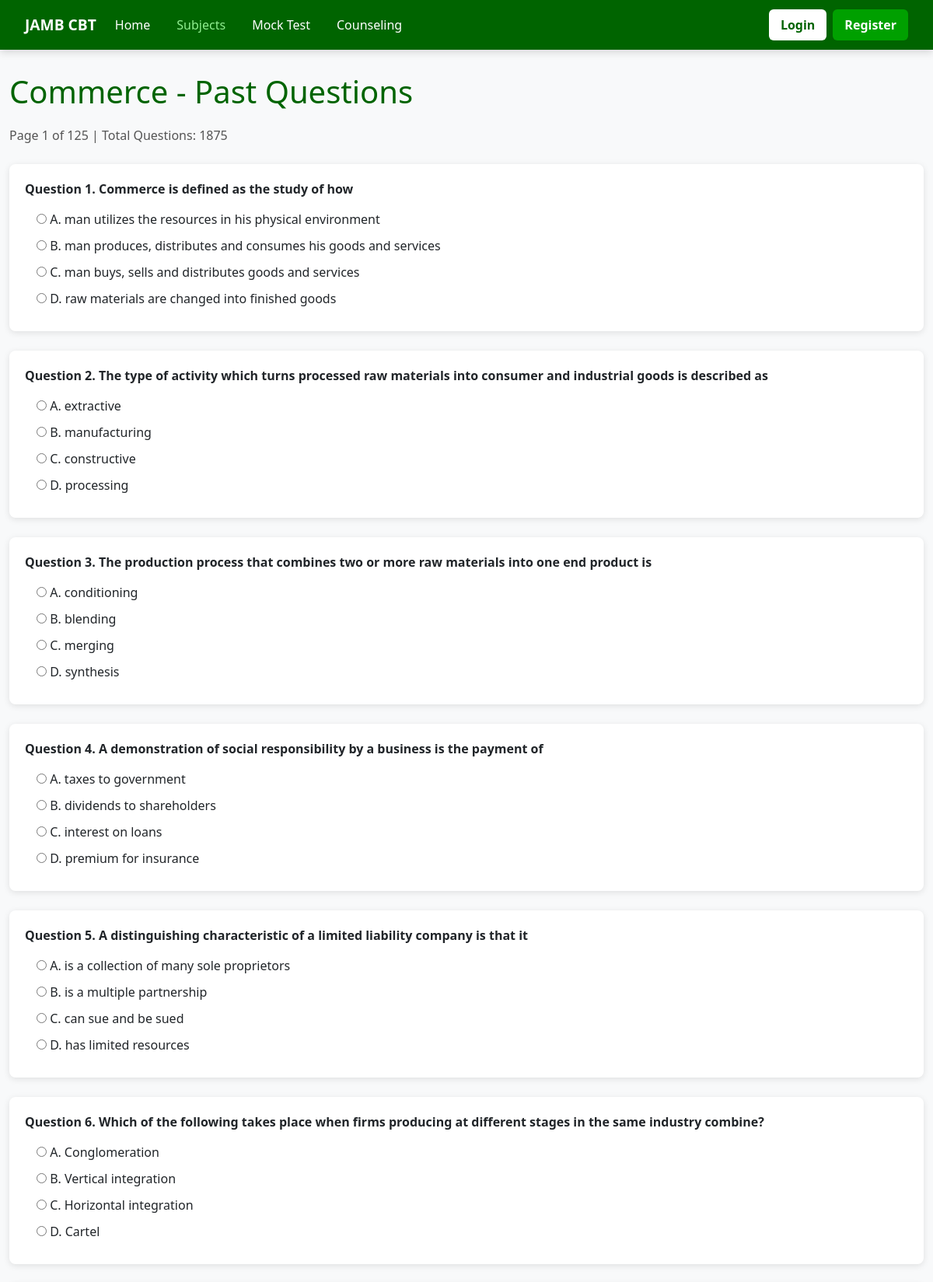
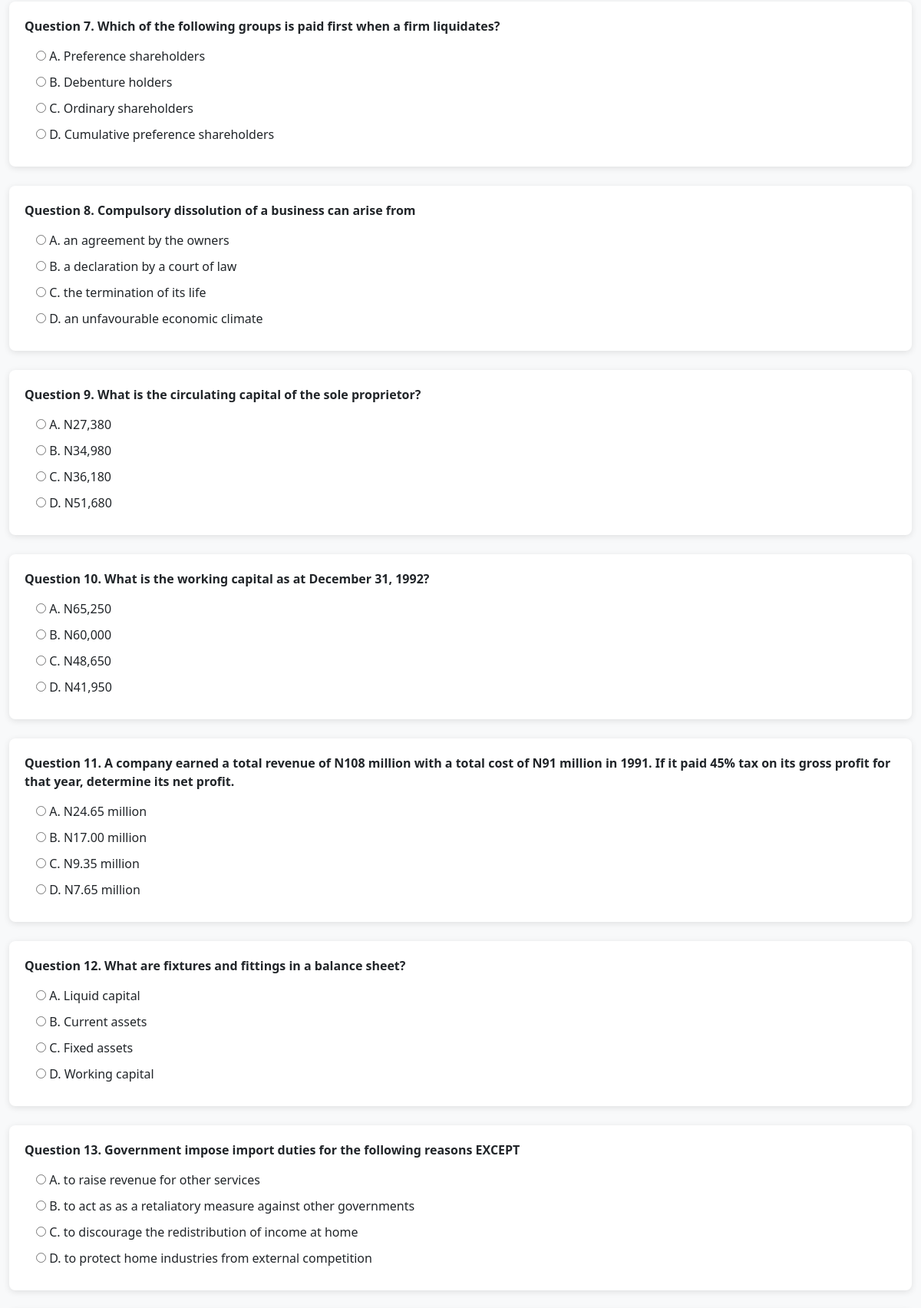
Page /exams/past/2/ (upper part) on the committed database (2 pictures, top to bottom).
### exams/models.py (models this page shows, shortened)
class Subject(models.Model):
    name = models.CharField(max_length=200)

class Question(models.Model):
    subject = models.ForeignKey(Subject, on_delete=models.CASCADE, related_name='questions')
    question_text = models.TextField()
    option_a = models.CharField(max_length=500)
    option_b = models.CharField(max_length=500)
    option_c = models.CharField(max_length=500)
    option_d = models.CharField(max_length=500)
    correct_option = models.CharField(max_length=1, choices=[
        ('A', 'A'),
        ('B', 'B'),
        ('C', 'C'),
        ('D', 'D')
    ])
    year = models.IntegerField(null=True, blank=True)
    explanation = models.TextField(blank=True, null=True)

### exams/views.py (the view)
# urls.py: path("past/<int:subject_id>/", views.past_questions, name="past_questions"),
def past_questions(request, subject_id):
    subject = get_object_or_404(Subject, id=subject_id)
    all_questions = Question.objects.filter(subject=subject).order_by("id")
    page_number = request.GET.get("page", 1)
    try:
        page_number = int(page_number)
    except:
        page_number = 1
    per_page = 15
    start = (page_number - 1) * per_page
    end = start + per_page
    questions = all_questions[start:end]
    total_questions = all_questions.count()
    total_pages = (total_questions + per_page - 1) // per_page
    context = {
        "subject": subject,
        "questions": questions,
        "current_page": page_number,
        "total_pages": total_pages,
        "has_next": page_number < total_pages,
        "has_previous": page_number > 1,
        "total_questions": total_questions,
    }
    return render(
        request,
        "exams/past_questions.html",
        context
    )

### exams/templates/exams/past_questions.html (shortened to what this page needs)
{% extends "exams/base.html" %}
{% block content %}
<h1 style="color:#006400; margin-bottom:20px;">{{ subject.name }} - Past Questions</h1>
<p style="margin-bottom:25px; color:#555;">
    Page {{ current_page }} of {{ total_pages }} | Total Questions: {{ total_questions }}
</p>
{% for question in questions %}
<div style="margin-bottom:25px; background:white; padding:20px; border-radius:8px; box-shadow:0 2px 8px rgba(0,0,0,0.1);">
    <p style="font-weight:bold; margin-bottom:15px;">
        <strong>Question {{ forloop.counter }}.</strong> {{ question.question_text }}
    </p>
    <div style="margin-left:15px;">
        <label style="display:block; margin:10px 0;">
            <input type="radio" name="{{ question.id }}" value="A"> A. {{ question.option_a }}
        </label>
        <label style="display:block; margin:10px 0;">
            <input type="radio" name="{{ question.id }}" value="B"> B. {{ question.option_b }}
        </label>
        <label style="display:block; margin:10px 0;">
            <input type="radio" name="{{ question.id }}" value="C"> C. {{ question.option_c }}
        </label>
        <label style="display:block; margin:10px 0;">
            <input type="radio" name="{{ question.id }}" value="D"> D. {{ question.option_d }}
        </label>
    </div>
</div>
{% endfor %}
<br><br>
{% endblock %}

### exams/templates/exams/base.html (style rules this page uses)
* { margin:0; padding:0; box-sizing:border-box; }
body { font-family:'Segoe UI', Arial, sans-serif; background-color:#f8f9fa; }

### rows in the picture
Subject: name "Commerce"
Question: question_text "Commerce is defined as the study of how", option_a "man utilizes the resources in his physical environment", option_b "man produces, distributes and consumes his goods and services", option_c "man buys, sells and distributes goods and services", option_d "raw materials are changed into finished goods"
Question: question_text "The type of activity which turns processed raw materials into consumer and industrial goods is described as", option_a "extractive", option_b "manufacturing", option_c "constructive", option_d "processing"
Question: question_text "The production process that combines two or more raw materials into one end product is", option_a "conditioning", option_b "blending", option_c "merging", option_d "synthesis"
Question: question_text "A demonstration of social responsibility by a business is the payment of", option_a "taxes to government", option_b "dividends to shareholders", option_c "interest on loans", option_d "premium for insurance"
Question: question_text "A distinguishing characteristic of a limited liability company is that it", option_a "is a collection of many sole proprietors", option_b "is a multiple partnership", option_c "can sue and be sued", option_d "has limited resources"
Question: question_text "Which of the following takes place when firms producing at different stages in the same industry combine?", option_a "Conglomeration", option_b "Vertical integration", option_c "Horizontal integration", option_d "Cartel"
Question: question_text "Which of the following groups is paid first when a firm liquidates?", option_a "Preference shareholders", option_b "Debenture holders", option_c "Ordinary shareholders", option_d "Cumulative preference shareholders"
Question: question_text "Compulsory dissolution of a business can arise from", option_a "an agreement by the owners", option_b "a declaration by a court of law", option_c "the termination of its life", option_d "an unfavourable economic climate"
Question: question_text "What is the circulating capital of the sole proprietor?", option_a "N27,380", option_b "N34,980", option_c "N36,180", option_d "N51,680"
Question: question_text "What is the working capital as at December 31, 1992?", option_a "N65,250", option_b "N60,000", option_c "N48,650", option_d "N41,950"
Question: question_text "A company earned a total revenue of N108 million with a total cost of N91 million in 1991. If it paid 45% tax on its gross profit for that year, determine its net profit.", option_a "N24.65 million", option_b "N17.00 million", option_c "N9.35 million", option_d "N7.65 million"
Question: question_text "What are fixtures and fittings in a balance sheet?", option_a "Liquid capital", option_b "Current assets", option_c "Fixed assets", option_d "Working capital"
Question: question_text "Government impose import duties for the following reasons EXCEPT", option_a "to raise revenue for other services", option_b "to act as as a retaliatory measure against other governments", option_c "to discourage the redistribution of income at home", option_d "to protect home industries from external competition"

### other values in the picture
{{ current_page }} "1"
{{ total_pages }} "125"
{{ total_questions }} "1875"
